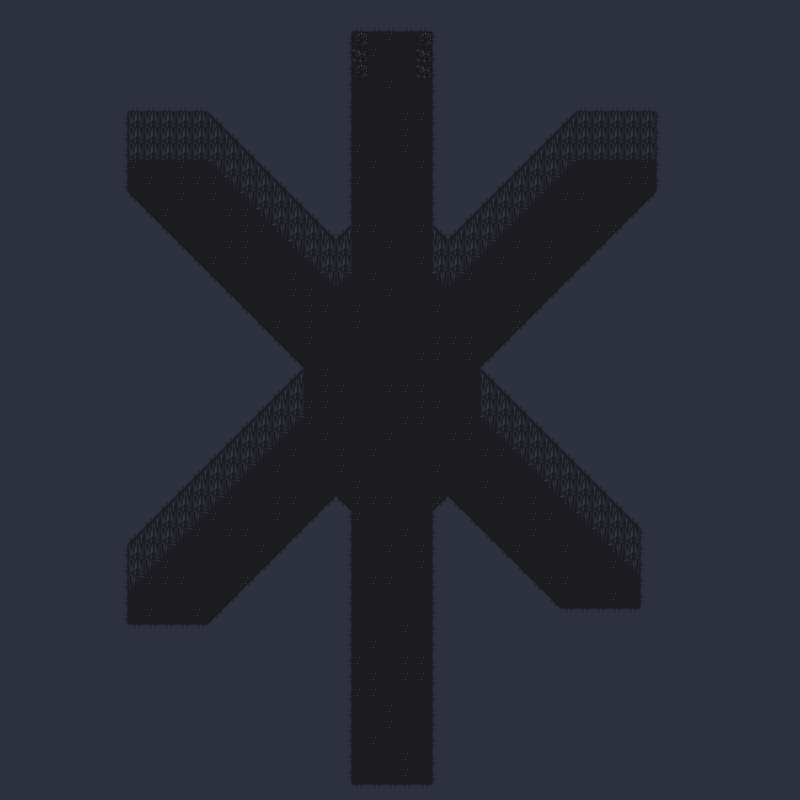

The image is a tile-based game level rendered from a .tmx file. Its description and source (layers, tilesets, objects; grid data summarised) follow:
An orthogonal 50x50 tile map with 16x16 px tiles, 2 tile layers (Floor, Tile Layer Background), 3 tilesets and 32 objects (30x Enemy, Door, PlayerSpawn).

<map version="1.8" tiledversion="1.8.2" orientation="orthogonal" renderorder="right-down" width="50" height="50" tilewidth="16" tileheight="16" infinite="0" nextlayerid="5" nextobjectid="77">
 <editorsettings>
  <export target="room3.json" format="json" />
 </editorsettings>
 <tileset firstgid="1" name="tileset" tilewidth="16" tileheight="16" spacing="16" tilecount="18" columns="9">
  <image source="../images/tileset.png" width="272" height="48" />
  <tile id="0">
   <properties>
    <property name="collide" value="true" />
   </properties>
  </tile>
  <tile id="1">
   <properties>
    <property name="collide" value="true" />
   </properties>
  </tile>
  <tile id="2">
   <properties>
    <property name="collide" value="true" />
   </properties>
  </tile>
  <tile id="3">
   <properties>
    <property name="collide" value="true" />
   </properties>
  </tile>
  <tile id="9">
   <properties>
    <property name="collide" value="true" />
   </properties>
  </tile>
  <tile id="11">
   <properties>
    <property name="collide" value="true" />
   </properties>
  </tile>
  <tile id="12">
   <properties>
    <property name="collide" value="true" />
   </properties>
  </tile>
 </tileset>
 <tileset firstgid="19" name="Objects_atlas" tilewidth="16" tileheight="16" tilecount="289" columns="17">
  <image source="../images/Objects_atlas.png" width="272" height="272" />
 </tileset>
 <tileset firstgid="308" name="doorOpen_strip" tilewidth="48" tileheight="48" tilecount="7" columns="7">
  <image source="../images/doorOpen_strip.png" width="336" height="48" />
 </tileset>
 <layer id="2" name="Floor" width="50" height="50">
  <data>[2500 cells, 2500 non-empty, 4 distinct tile ids]</data>
 </layer>
 <layer id="1" name="Tile Layer Background" width="50" height="50">
  <data>[2500 cells, 1971 non-empty, 9 distinct tile ids]</data>
 </layer>
 <objectgroup id="3" name="Objects">
  <object id="1" name="Door" gid="308" x="368" y="80" width="48" height="48" />
  <object id="2" name="PlayerSpawn" x="391.333" y="769.334">
   <point />
  </object>
 </objectgroup>
 <objectgroup id="4" name="Enemy Spawn Points">
  <object id="35" name="Enemy" x="586.333" y="587.667">
   <point />
  </object>
  <object id="48" name="Enemy" x="561.333" y="582">
   <point />
  </object>
  <object id="49" name="Enemy" x="586.333" y="557">
   <point />
  </object>
  <object id="50" name="Enemy" x="532" y="556">
   <point />
  </object>
  <object id="51" name="Enemy" x="556" y="531.333">
   <point />
  </object>
  <object id="52" name="Enemy" x="500" y="524">
   <point />
  </object>
  <object id="53" name="Enemy" x="520.667" y="491.333">
   <point />
  </object>
  <object id="54" name="Enemy" x="152" y="605.333">
   <point />
  </object>
  <object id="55" name="Enemy" x="191.333" y="605.333">
   <point />
  </object>
  <object id="56" name="Enemy" x="198" y="556.667">
   <point />
  </object>
  <object id="57" name="Enemy" x="231.333" y="573">
   <point />
  </object>
  <object id="58" name="Enemy" x="236.333" y="524.667">
   <point />
  </object>
  <object id="59" name="Enemy" x="255.667" y="540.667">
   <point />
  </object>
  <object id="60" name="Enemy" x="267.667" y="490">
   <point />
  </object>
  <object id="61" name="Enemy" x="292" y="509.667">
   <point />
  </object>
  <object id="62" name="Enemy" x="144" y="189">
   <point />
  </object>
  <object id="63" name="Enemy" x="178.333" y="183.333">
   <point />
  </object>
  <object id="64" name="Enemy" x="210" y="198.333">
   <point />
  </object>
  <object id="65" name="Enemy" x="171.333" y="212.667">
   <point />
  </object>
  <object id="66" name="Enemy" x="200.667" y="238">
   <point />
  </object>
  <object id="67" name="Enemy" x="234.667" y="221.667">
   <point />
  </object>
  <object id="68" name="Enemy" x="229" y="253.333">
   <point />
  </object>
  <object id="69" name="Enemy" x="581" y="186">
   <point />
  </object>
  <object id="70" name="Enemy" x="624" y="184">
   <point />
  </object>
  <object id="71" name="Enemy" x="577.667" y="207">
   <point />
  </object>
  <object id="72" name="Enemy" x="607.333" y="211">
   <point />
  </object>
  <object id="73" name="Enemy" x="545.333" y="226.667">
   <point />
  </object>
  <object id="74" name="Enemy" x="585" y="242">
   <point />
  </object>
  <object id="75" name="Enemy" x="536.333" y="253">
   <point />
  </object>
  <object id="76" name="Enemy" x="555.333" y="269">
   <point />
  </object>
 </objectgroup>
</map>
